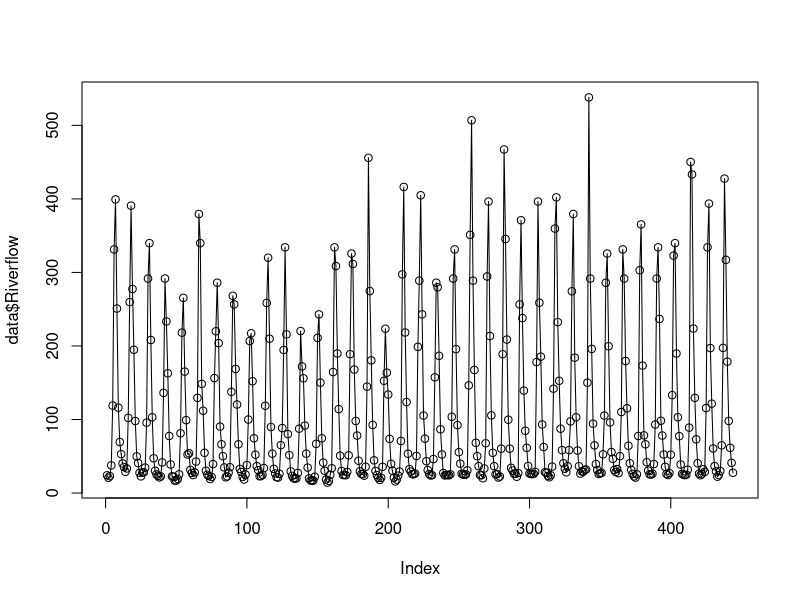
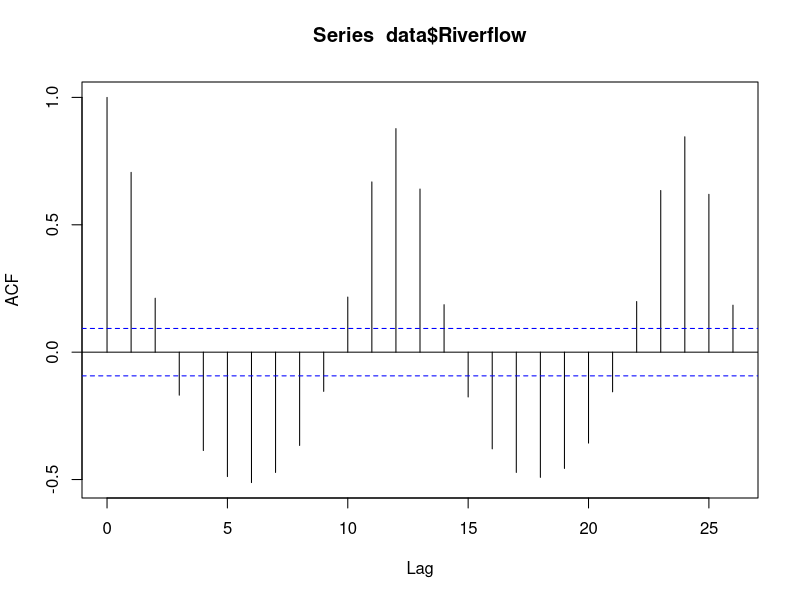
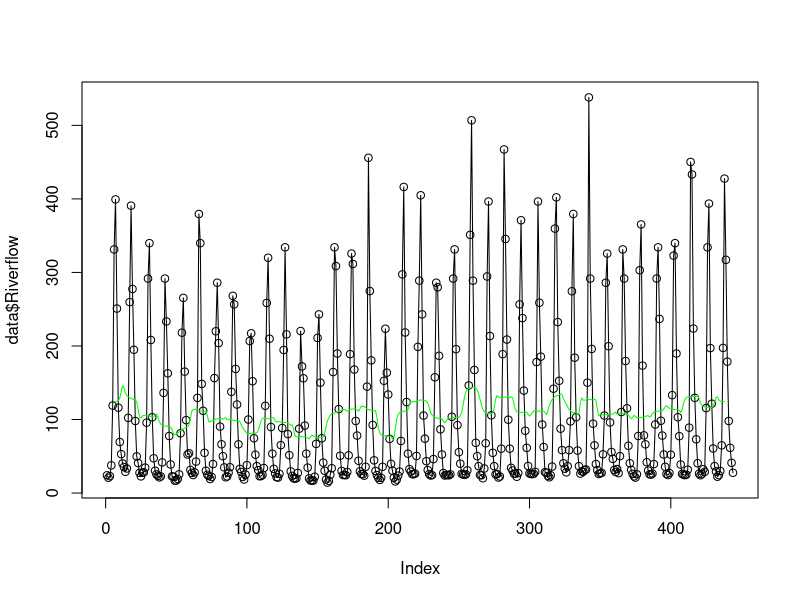
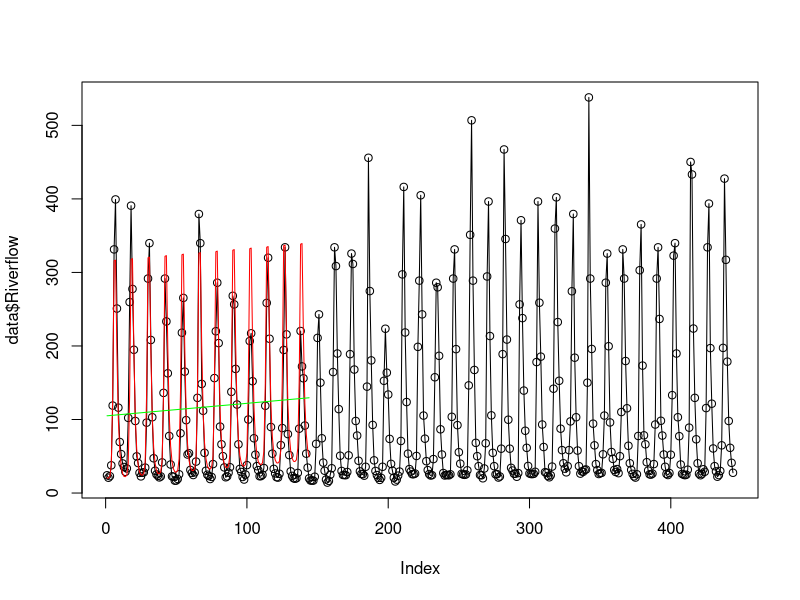
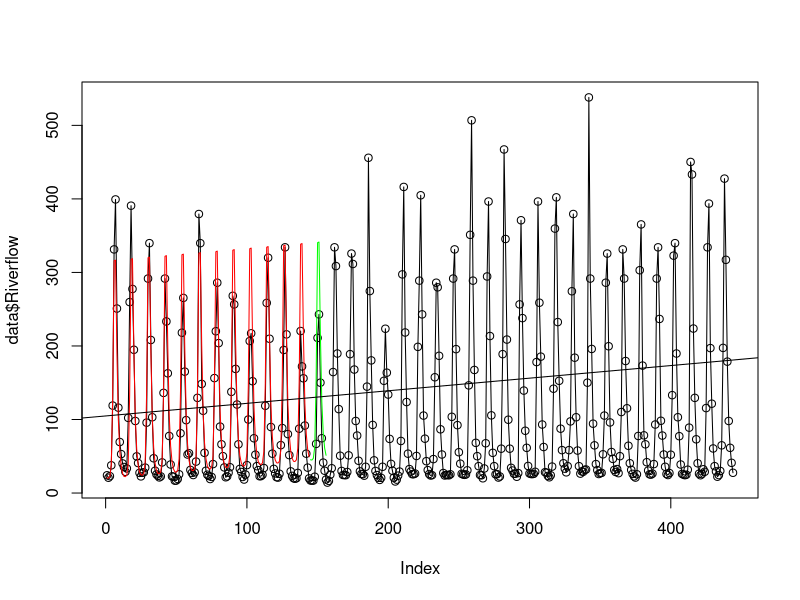

These charts were generated, in order, by the following R code:
library(forecast)

data <- read.csv2("data.csv", header = FALSE, sep = ";", dec = ",", col.names = c("Month", "Riverflow"))

# Построить график временного ряда (1)

plot(data$Riverflow, type = "o")

# Временной ряд имеет периодическую тенденцию и описывается аддитивной моделью
# Построим коррелограмму (2)

acf(data$Riverflow, type = "correlation", plot = TRUE)

# По коррелограмме определяем наличие тренда и сезонных колебаний с периодом, равным 12 месяцам
# Проведём сглаживание временного ряда методом скользящего среднего

sn <- ma(data$Riverflow, order = 12, centre = TRUE)
plot(data$Riverflow, type = "o")

# Отобразим сглаженный ряд (3)
lines(sn, col = "green")

# Рассчитаем сезонную компоненту временного ряда

# Вычтем из значений временного ряда сглаженное значение
A <- matrix(data = data$Riverflow - sn, nrow = 12)
SM <- apply(A, 1, function(x) mean(x, na.rm = TRUE))
# Запишем сезонную составляющую временного ряда
M.S <- rep(SM, times = 12)

# Рассчитаем тренд временного ряда

# Удалим сезонную составляющую из временного ряда
Tr <- data$Riverflow[1:length(M.S) * 3] - M.S
# Cформируем значения t
T <- seq(from = 1, to = 144)
# Построим линейную регрессию
regM <- lm(Tr ~ T)
# Запишем тренд для временного ряда
M.Trend <- coef(regM)[1] + coef(regM)[2] * T

# Рассчитаем значения временного ряда по модели

M.fit <- M.Trend + M.S
# График временного ряда
plot(data$Riverflow, type = "o")
# График модели временного ряда (4)
lines(M.fit, col = "red")
# График тренда временного ряда (5)
lines(M.Trend, col = "green")
# Рассчитаем MAPE
sum(abs((data$Riverflow[1:length(M.S) * 3] - M.fit) / data$Riverflow[1:length(M.S) * 3])) / length(data$Riverflow[1:length(M.S) * 3]) * 100
# 182.1968
# Относительная ошибка аппроксимации равна 182,20%

# Построим прогноз

# Создадим массив для хранения прогноза
M.F <- array(dim = 12)
# Создадим массив для времени прогноза
T1 <- seq(from = 145, to = 144 + 12)
# Рассчитаем прогнозные значения
M.F <- (coef(regM)[1] + coef(regM)[2] * T1) + SM
# График временного ряда
plot(data$Riverflow, type="o")
# График модели временного ряда
lines(M.fit, col = "red")
# График прогноза (6)
lines(x = T1, y = M.F, col = "green")
abline(regM)